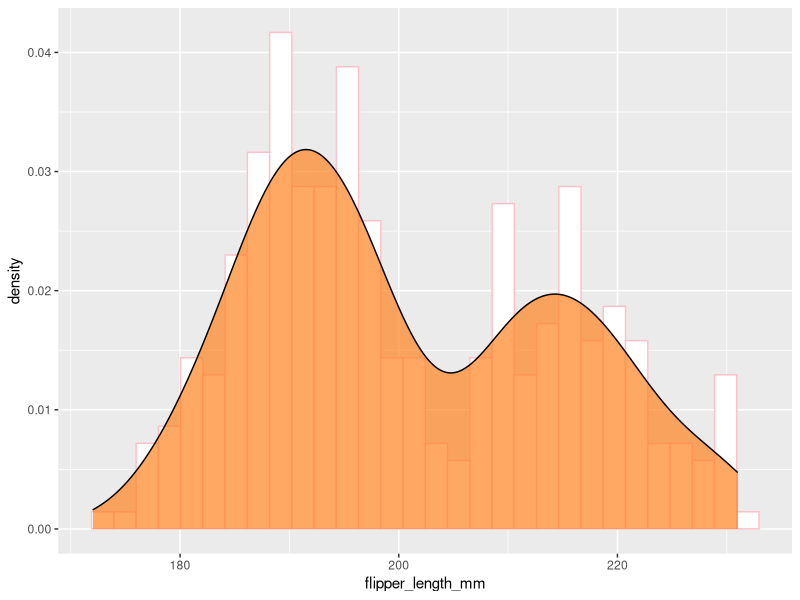

The R script that drew this image:
install.packages("ggplot2")
library(ggplot2)
install.packages("palmerpenguins")
library(palmerpenguins)

data(penguins)
View(penguins)


ggplot(penguins, aes(x=flipper_length_mm)) + geom_histogram(aes(y=..density..), color="pink", fill="white") + geom_density(alpha=.7, fill="#FF8321")
